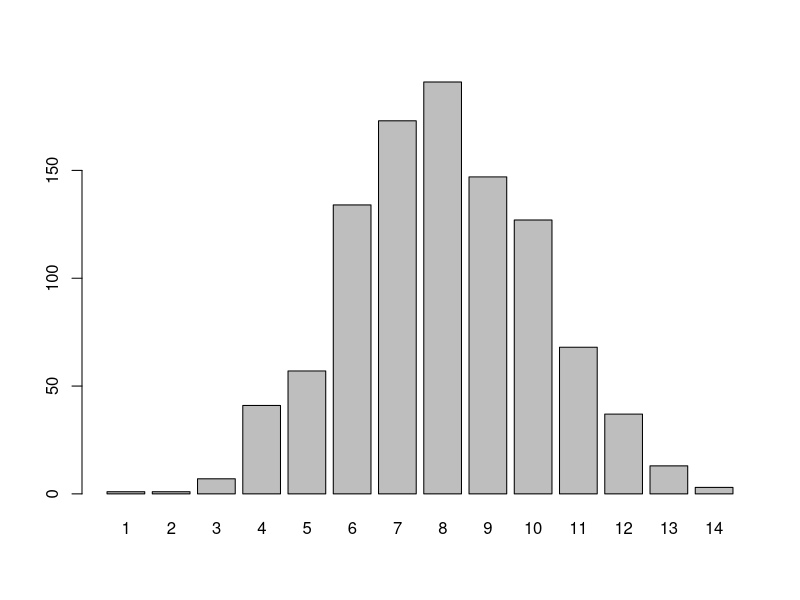
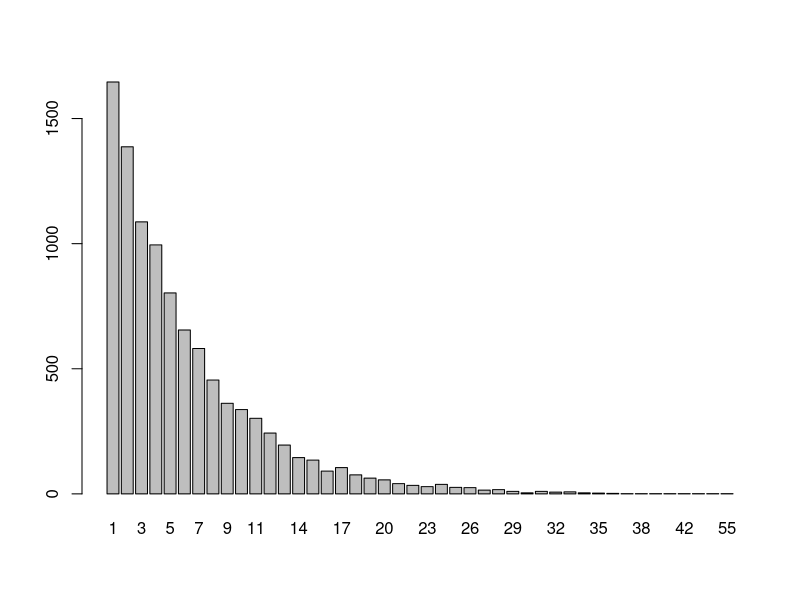
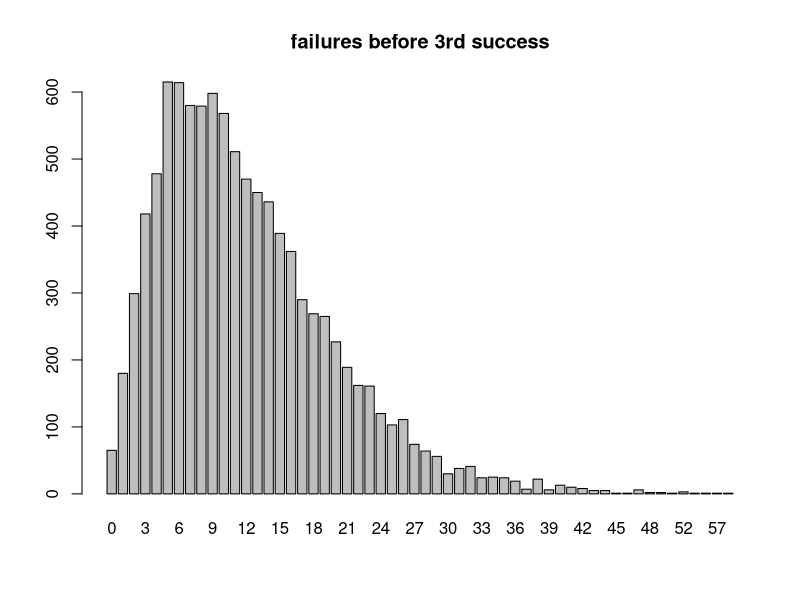
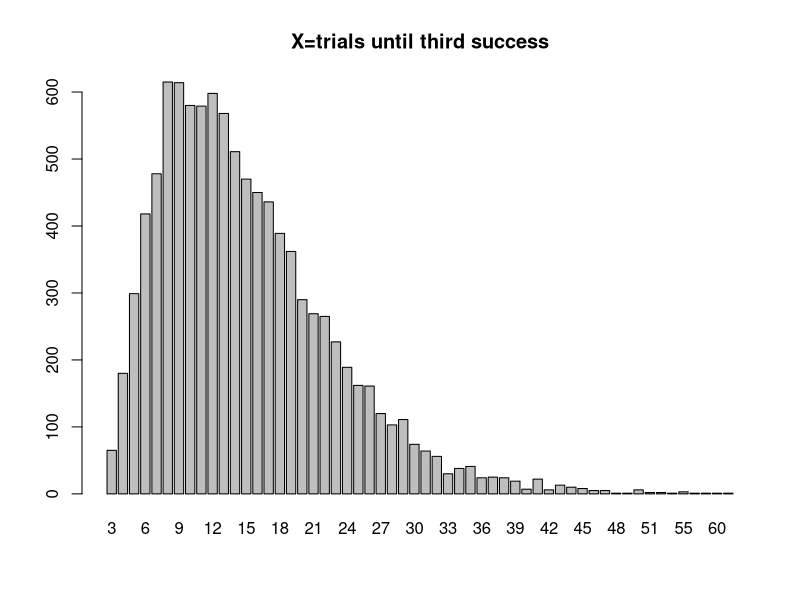
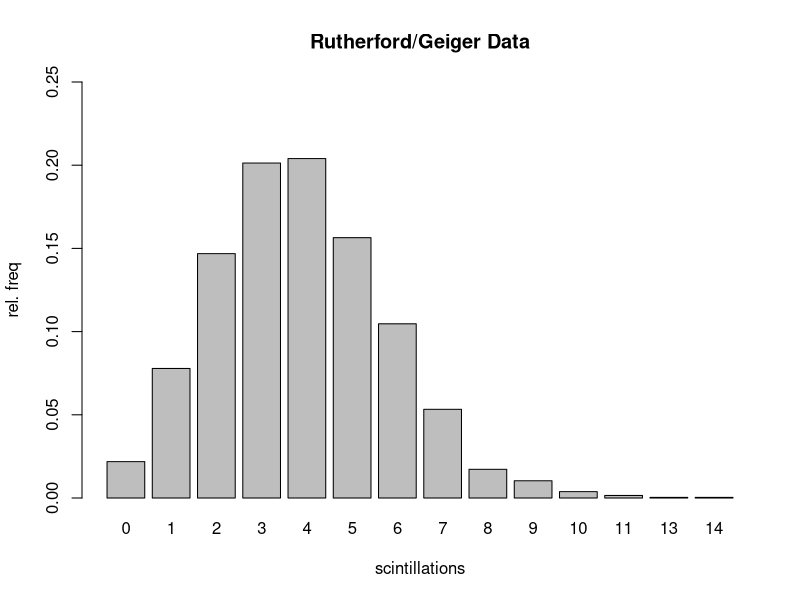

Here is the R script that generated these plots, in order: (Note: this script raises an error after producing the figures.)
## ---- chunk 1
dbinom(2,5,.3)
## ---- chunk 2
choose(5,2)*(.3)^2*(.7)^3
## ---- chunk 3
pbinom(2,5,.3)
## ---- chunk 4
dbinom(0,5,.3)+dbinom(1,5,.3)+dbinom(2,5,.3)
## ---- chunk 5
qbinom(.95,100,.5)
## ---- chunk 6
pbinom(58,100,.5)
## ---- chunk 7
rbinom(10,20,.4)
## ---- chunk 8
sim_data = rbinom(1000,20,.4) # sample of size 1000 from binom(20,.4).
table(sim_data)
## ---- chunk 9
barplot(table(sim_data))
## ---- chunk 10
dgeom(4,.3)
## ---- chunk 11
pgeom(4,.3)
## ---- chunk 12
1-pgeom(4,.3)
## ---- chunk 13
results=rgeom(10000,1/6)+1
barplot(table(results))
## ---- chunk 14
round(choose(9,2)*.2^3*.8^7,4)
## ---- chunk 15
dnbinom(7,3,.2) # 7 failures to get 3rd success, p = .2
## ---- chunk 16
r = 3 #going until we get 3rd success
p = .2 #probability of success on any given Bernoulli trial
trials = 10000 #trials in this simulation
failure_count = rnbinom(trials,r,p)
barplot(table(failure_count),main="failures before 3rd success")
## ---- chunk 17
trial_count=failure_count+r
barplot(table(trial_count),main="X=trials until third success")
## ---- chunk 18
choose(4,2)*choose(6,3)/choose(10,5)
## ---- chunk 19
dhyper(x=2,m=4,n=6,k=5)
## ---- chunk 20
1-phyper(3,50,450,10)
## ---- chunk 21
1-ppois(9,5)
## ---- chunk 22
dpois(0,2)
## ---- chunk 23
qpois(.99,2)
## ---- chunk 24
results=rep(0:14,c(57,203,383,525,532,408,273,139,45,27,10,4,0,1,1))
trials=length(results)
table(results)
barplot(table(results)/trials,
        ylim=c(0,.25),
        ylab="rel. freq",
        xlab="scintillations",
        main="Rutherford/Geiger Data")
## ---- chunk 25
mean(results)
## ---- chunk 26
counts=c(57,203,383,525,532,408,273,139,45,27,10,4,0,1,1)
rel_freq=counts/sum(counts)
pois_prob=dpois(0:14,3.87)
df <- data.frame(x=0:14,rel_freq=round(rel_freq,4),pois_prob=round(pois_prob,4))
df %>%
  kbl(caption = "Fitting data with a Poisson distribution") %>%
  kable_classic(full_width = F, html_font = "Cambria")
## ---- chunk 27
ggplot(df)+
  geom_point(aes(x,pois_prob),col="brown3",size=3)+
  geom_col(aes(x,rel_freq),fill="steelblue",alpha=.6, width=.5)+
  ylab("Rel freq")+
  xlab("scintillations")+
  ggtitle("Comparing relative frequency of the data (bars) to Poisson probabilities (dots)")+
  theme_classic()
## ---- chunk 28
X = c(5,6,7,8,9)
Px = c(0.1,0.1,0.3,0.4,0.1)
## ---- chunk 29
sum(X*Px) 
## ---- chunk 30
mu=sum(X*Px) 
Vx=sum((X-mu)^2*Px)
print(Vx)
## ---- chunk 31
mu=sum(X*Px)
Vx=sum(X^2*Px)-mu^2
print(Vx)
## ---- chunk 32
barplot(Px,names.arg=X, col="steelblue", main="Probability Model")
## ---- chunk 33
sample(X,10,replace=TRUE,prob=Px)
## ---- chunk 34
round(table(sample(X,10000,replace=TRUE,Px))/trials,3)
## ---- chunk 35
family=c("Bob", "Edgar", "Pluotika", "Otto", "Ruth", "Slarftel")
results=sample(family,10000,replace=TRUE)
## ---- chunk 36
ggplot(data.frame(results))+
  geom_bar(aes(x=results,fill=results))+xlab("Name")+ggtitle("Pick a seal, any seal!")+theme(legend.position = "none")
